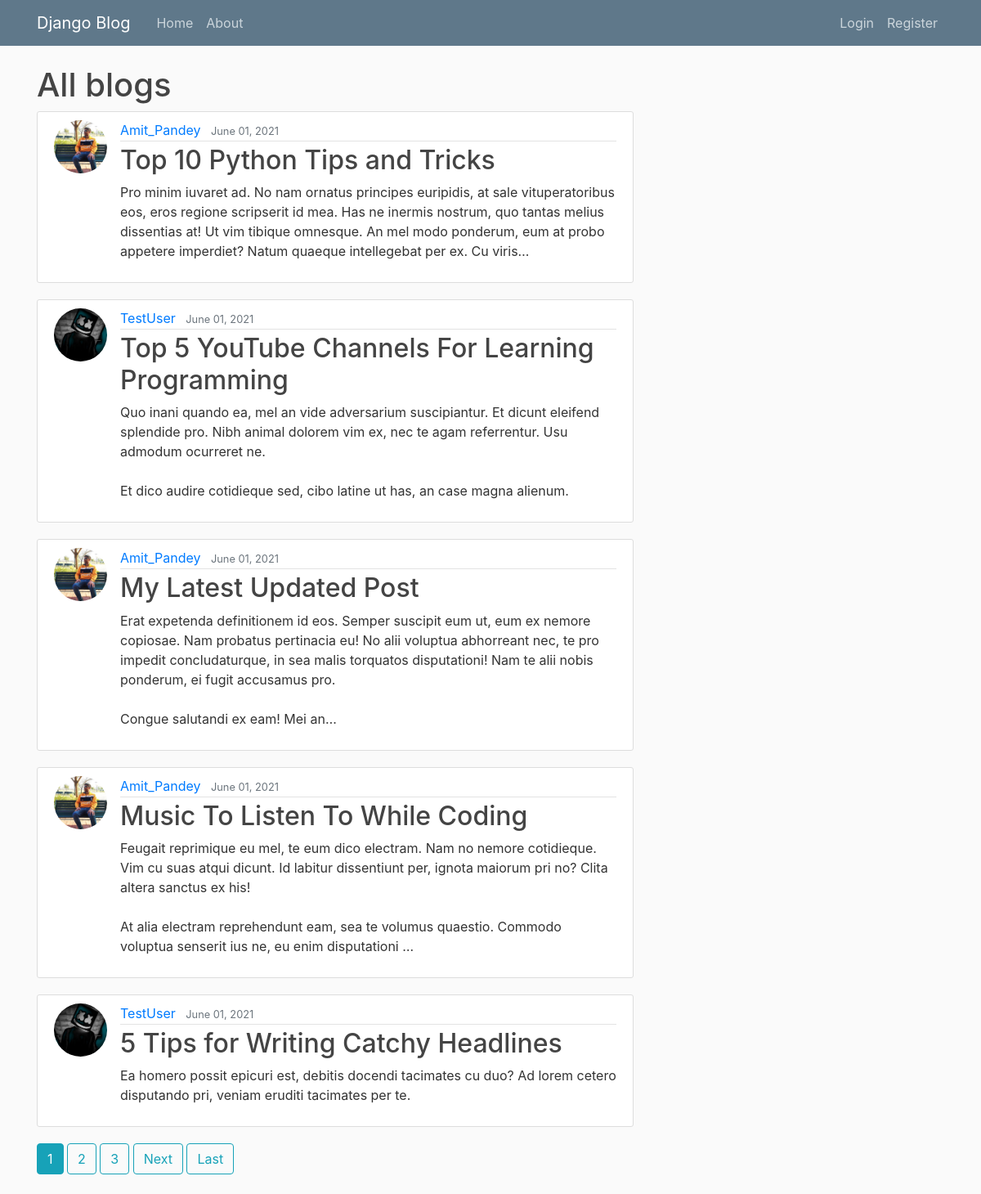
The page / on the database its author committed.
### blog/models.py (models this page shows, shortened)
class Post(models.Model) :
    category = models.ManyToManyField(Category, related_name='posts', blank=True)
    title = models.CharField(max_length=100)
    content = models.TextField()
    date_posted = models.DateTimeField(default = timezone.now )
    author = models.ForeignKey( User , on_delete=models.CASCADE)

### users/models.py (models this page shows, shortened)
class Profile(models.Model) :
    user = models.OneToOneField(User, on_delete=models.CASCADE)
    image = models.ImageField(default='default.jpg', upload_to='profile_pics')

### blog/views.py (the view, shortened to what this page needs)
# urls.py: path('', PostListView , name='blog-home'),
def PostListView(request):
    posts = Post.objects.all().order_by('-date_posted')
    postML=[]
    final_posts = []
    paginator = Paginator(posts, 5)
    page = request.GET.get('page')
    try:
        posts = paginator.page(page)
    except PageNotAnInteger:
        posts = paginator.page(1)
    except EmptyPage:
        posts = paginator.page(paginator.num_pages)
    context = {
        'posts': posts,
        'final_posts':final_posts
    }
    return render(request, 'blog/home.html', context)

### blog/templates/blog/home.html (shortened to what this page needs)
{% extends "blog/base.html" %}
{% block content %}
    <h1>All blogs</h1>
    {% for post in posts %}
        <article class="media content-section">
            <img class="rounded-circle article-img"  src="{{ post.author.profile.image.url }}">
            <div class="media-body">
            <div class="article-metadata">
                <a class="mr-2" href="{% url 'user-posts' post.author.username  %}">{{ post.author }}</a>
                <small class="text-muted">{{ post.date_posted|date:"F d, Y" }}</small>
            </div>
            <h2><a class="article-title" href=" {% url 'post-detail' post.id %} ">{{ post.title }}</a></h2>
            <p class="article-content">{{ post.content | truncatechars:300 }}</p>
            </div>
        </article>
    {% endfor %}
        {% for num in posts.paginator.page_range %}
            {% if posts.number == num %}
                <a class="btn btn-info mb-4" href = "?page={{ num }}">{{ num }}</a>
            {% elif num > posts.number|add:'-3' and num < posts.number|add:'3' %}
            <a class="btn btn-outline-info mb-4" href = "?page={{ num }}">{{ num }}</a>
            {% endif %}
        {%  endfor %}
        {% if posts.has_next %}
        <a class="btn btn-outline-info mb-4" href = "?page={{ posts.next_page_number }}">Next</a>
            <a class="btn btn-outline-info mb-4" href = "?page={{ posts.paginator.num_pages }}">Last</a>
        {% endif %}
{% endblock content %}

### blog/static/blog/main.css (style rules this page uses)
body { background: #fafafa; color: #333333; margin-top: 5rem; }
h1, h2, h3, h4, h5, h6 { color: #444444; }
.content-section { background: #ffffff; padding: 10px 20px; border: 1px solid #dddddd; border-radius: 3px; margin-bottom: 20px; }
.article-title { color: #444444; }
.article-content { white-space: pre-line; }
.article-img { height: 65px; width: 65px; margin-right: 16px; }
.article-metadata { padding-bottom: 1px; margin-bottom: 4px; border-bottom: 1px solid #e3e3e3 }

### rows shown on the page
Post: author.profile.image (picture), author "Amit_Pandey", date_posted "June 01, 2021", title "Top 10 Python Tips and Tricks", content "Pro minim iuvaret ad. No nam ornatus principes euripidis, at sale vituperatoribus eos, eros regione scripserit id mea. Has ne inermis nostrum, quo tantas melius dissentias at! Ut vim tibique omnesque. An mel modo ponderum, eum at probo appetere imperdiet? Natum quaeque intellegebat per ex. Cu viris…"
Post: author.profile.image (picture), author "TestUser", date_posted "June 01, 2021", title "Top 5 YouTube Channels For Learning Programming", content "Quo inani quando ea, mel an vide adversarium suscipiantur. Et dicunt eleifend splendide pro. Nibh animal dolorem vim ex, nec te agam referrentur. Usu admodum ocurreret ne. Et dico audire cotidieque sed, cibo latine ut has, an case magna alienum."
Post: author.profile.image (picture), author "Amit_Pandey", date_posted "June 01, 2021", title "My Latest Updated Post", content "Erat expetenda definitionem id eos. Semper suscipit eum ut, eum ex nemore copiosae. Nam probatus pertinacia eu! No alii voluptua abhorreant nec, te pro impedit concludaturque, in sea malis torquatos disputationi! Nam te alii nobis ponderum, ei fugit accusamus pro. Congue salutandi ex eam! Mei an…"
Post: author.profile.image (picture), author "Amit_Pandey", date_posted "June 01, 2021", title "Music To Listen To While Coding", content "Feugait reprimique eu mel, te eum dico electram. Nam no nemore cotidieque. Vim cu suas atqui dicunt. Id labitur dissentiunt per, ignota maiorum pri no? Clita altera sanctus ex his! At alia electram reprehendunt eam, sea te volumus quaestio. Commodo voluptua senserit ius ne, eu enim disputationi …"
Post: author.profile.image (picture), author "TestUser", date_posted "June 01, 2021", title "5 Tips for Writing Catchy Headlines", content "Ea homero possit epicuri est, debitis docendi tacimates cu duo? Ad lorem cetero disputando pri, veniam eruditi tacimates per te."

### other values the page prints
{{ num }} "1"
{{ num }} "2" "3"
